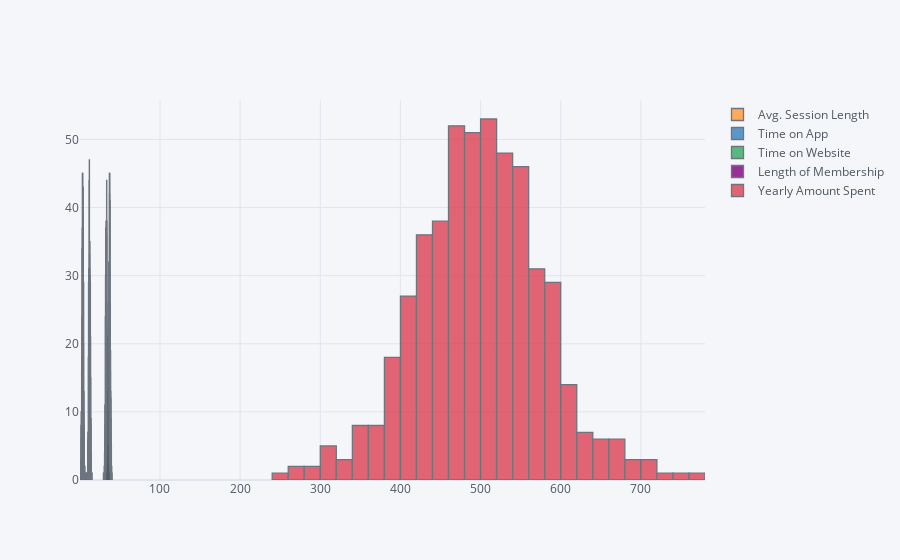

This figure's notebook cell:
### Code cell
df.iplot(kind='hist',x='Avg. Session Length')

### Figure 1 — Plotly figure (JSON) as saved in the notebook; plotly's stock layout.template omitted (floating-point values rounded to 4 significant figures; data arrays with more than 128 entries replaced by an {"elided": "..."} marker saying what was removed)
{"data": [{"histfunc": "count", "histnorm": "", "marker": {"color": "rgba(255, 153, 51, 1.0)", "line": {"color": "#4D5663", "width": 1.3}}, "name": "Avg. Session Length", "opacity": 0.8, "orientation": "v", "type": "histogram", "x": {"elided": "500 float values"}}, {"histfunc": "count", "histnorm": "", "marker": {"color": "rgba(55, 128, 191, 1.0)", "line": {"color": "#4D5663", "width": 1.3}}, "name": "Time on App", "opacity": 0.8, "orientation": "v", "type": "histogram", "x": {"elided": "500 float values"}}, {"histfunc": "count", "histnorm": "", "marker": {"color": "rgba(50, 171, 96, 1.0)", "line": {"color": "#4D5663", "width": 1.3}}, "name": "Time on Website", "opacity": 0.8, "orientation": "v", "type": "histogram", "x": {"elided": "500 float values"}}, {"histfunc": "count", "histnorm": "", "marker": {"color": "rgba(128, 0, 128, 1.0)", "line": {"color": "#4D5663", "width": 1.3}}, "name": "Length of Membership", "opacity": 0.8, "orientation": "v", "type": "histogram", "x": {"elided": "500 float values"}}, {"histfunc": "count", "histnorm": "", "marker": {"color": "rgba(219, 64, 82, 1.0)", "line": {"color": "#4D5663", "width": 1.3}}, "name": "Yearly Amount Spent", "opacity": 0.8, "orientation": "v", "type": "histogram", "x": {"elided": "500 float values"}}], "layout": {"barmode": "overlay", "legend": {"bgcolor": "#F5F6F9", "font": {"color": "#4D5663"}}, "paper_bgcolor": "#F5F6F9", "plot_bgcolor": "#F5F6F9", "title": {"font": {"color": "#4D5663"}}, "xaxis": {"gridcolor": "#E1E5ED", "showgrid": true, "tickfont": {"color": "#4D5663"}, "title": {"font": {"color": "#4D5663"}, "text": ""}, "zerolinecolor": "#E1E5ED"}, "yaxis": {"gridcolor": "#E1E5ED", "showgrid": true, "tickfont": {"color": "#4D5663"}, "title": {"font": {"color": "#4D5663"}, "text": ""}, "zerolinecolor": "#E1E5ED"}}}
